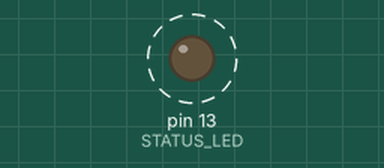
Recording of a sketch running on a simulated Arduino Uno, built with avr-gcc and run on an emulated ATmega328P. Shown: output pins drawn as LEDs (lit = HIGH). Dashed ring = blinking. What the sketch prints to the serial monitor is not drawn.

Above: at 0.5 s.
Timing chart, 0 to 4.6 s (numbered marks = the images above):
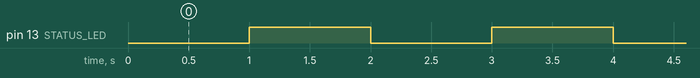

The sketch:

sketch.ino
```cpp
// Arduino sketch. Upload with the Arduino app or: arduino-cli upload
// archie:includes

const int STATUS_LED = LED_BUILTIN;
unsigned long lastBlink = 0;

void setup() {
  Serial.begin(9600);                 // open the Serial Monitor at 9600 to see messages
  pinMode(STATUS_LED, OUTPUT);
  Serial.println("Started");
}

void loop() {
  // Blink the built-in LED once a second without stopping everything else (no delay()).
  if (millis() - lastBlink >= 1000) {
    lastBlink = millis();
    digitalWrite(STATUS_LED, !digitalRead(STATUS_LED));
  }
  // Your code here.
}
```

Measured:
- by itself, pin 13 (STATUS_LED): alternates HIGH for 1.0 s and LOW for 1.0 s
